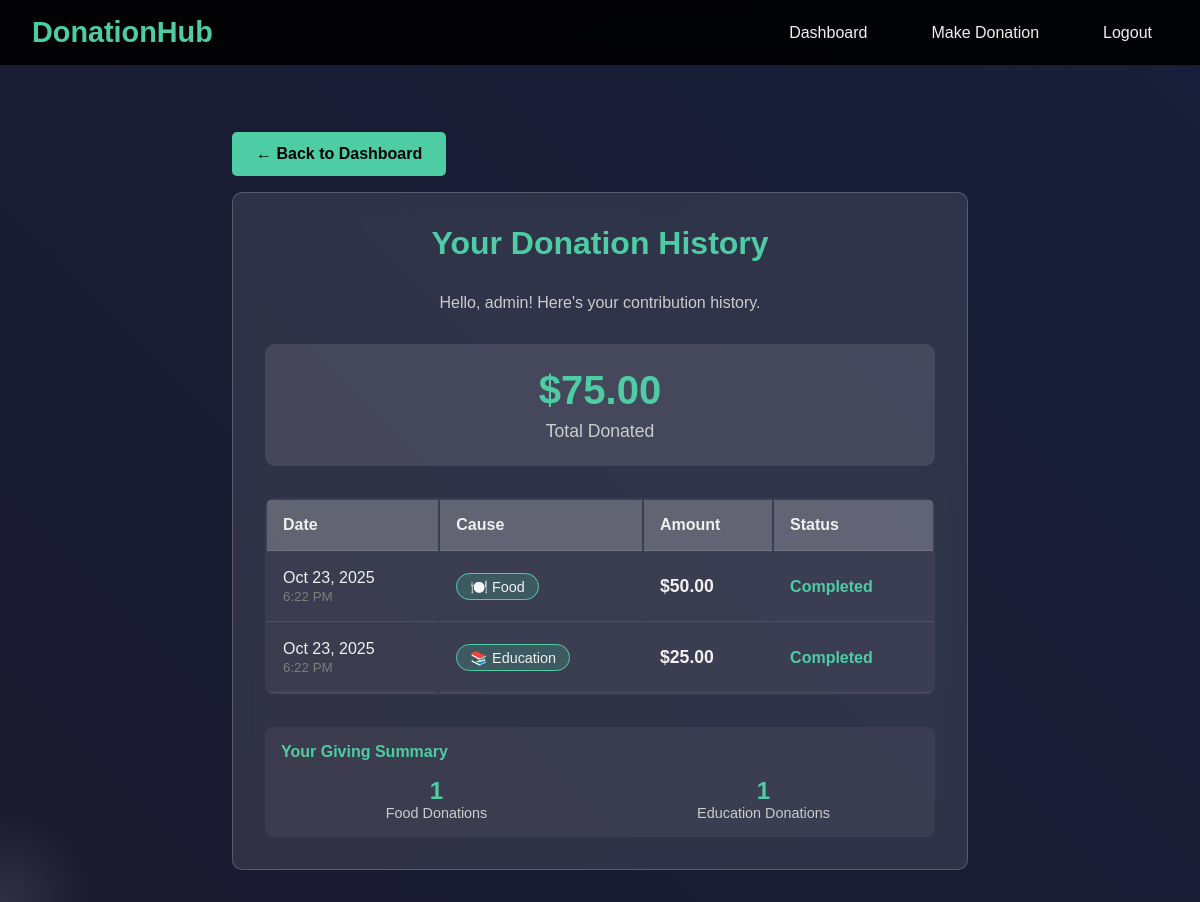
/donation_history.php (signed in), run on the app's committed database.
### tables this page shows
CREATE TABLE IF NOT EXISTS donations (
    id INT AUTO_INCREMENT PRIMARY KEY,
    user_id INT,
    amount DECIMAL(10,2) NOT NULL,
    cause VARCHAR(100) NOT NULL,
    donation_date TIMESTAMP DEFAULT CURRENT_TIMESTAMP,
    status ENUM('pending', 'completed', 'failed') DEFAULT 'completed',
    FOREIGN KEY (user_id) REFERENCES users(id)
);

### donation_history.php (the view, shortened to what this page needs)
<?php
$user_id = $_SESSION['user_id'];
$donations_sql = "SELECT * FROM donations WHERE user_id = '$user_id' ORDER BY donation_date DESC";
$donations_result = mysqli_query($conn, $donations_sql);
$total_sql = "SELECT SUM(amount) as total FROM donations WHERE user_id = '$user_id' AND status = 'completed'";
$total_result = mysqli_query($conn, $total_sql);
$total_data = mysqli_fetch_assoc($total_result);
$total_donated = $total_data['total'] ?? 0;
?>
<!DOCTYPE html>
<html lang="en">
<head>
    <link rel="stylesheet" href="style.css">
</head>
<body>
    <div class="animated-bg"></div>
    <nav class="navbar">
        <div class="nav-container">
            <div class="nav-logo">
                <h2>DonationHub</h2>
            </div>
            <ul class="nav-menu">
                <li class="nav-item"><a href="dashboard.php" class="nav-link">Dashboard</a></li>
                <li class="nav-item"><a href="donate.php" class="nav-link">Make Donation</a></li>
                <li class="nav-item"><a href="logout.php" class="nav-link">Logout</a></li>
            </ul>
        </div>
    </nav>
    <div class="history-container">
        <a href="dashboard.php" class="back-btn">← Back to Dashboard</a>
        <div class="history-card">
            <h1 style="text-align: center; margin-bottom: 2rem; color: #4ecca3;">Your Donation History</h1>
            <p style="text-align: center; margin-bottom: 2rem; color: #ccc;">Hello, <?php echo $_SESSION['user_name']; ?>! Here's your contribution history.</p>
            <div class="stats-card">
                <div class="total-amount">$<?php echo number_format($total_donated, 2); ?></div>
                <div class="total-label">Total Donated</div>
            </div>
            <?php if (mysqli_num_rows($donations_result) > 0): ?>
                <div class="donations-table">
                    <table style="width: 100%;">
                        <thead>
                            <tr>
                                <th>Date</th>
                                <th>Cause</th>
                                <th>Amount</th>
                                <th>Status</th>
                            </tr>
                        </thead>
                        <tbody>
                            <?php while($donation = mysqli_fetch_assoc($donations_result)): ?>
                                <tr>
                                    <td>
                                        <?php echo date('M j, Y', strtotime($donation['donation_date'])); ?><br>
                                        <small style="color: #7e7e7e;">
                                            <?php echo date('g:i A', strtotime($donation['donation_date'])); ?>
                                        </small>
                                    </td>
                                    <td>
                                        <span class="cause-badge">
                                            <?php
                                            $cause_icons = [
                                                'food' => '🍽️',
                                                'education' => '📚',
                                                'medical' => '🏥',
                                                'shelter' => '🏠'
                                            ];
                                            echo ($cause_icons[$donation['cause']] ?? '❤️') . ' ' . ucfirst($donation['cause']);
                                            ?>
                                        </span>
                                    </td>
                                    <td style="font-weight: bold; font-size: 1.1rem;">
                                        $<?php echo number_format($donation['amount'], 2); ?>
                                    </td>
                                    <td class="status-<?php echo $donation['status']; ?>">
                                        <?php echo ucfirst($donation['status']); ?>
                                    </td>
                                </tr>
                            <?php endwhile; ?>
                        </tbody>
                    </table>
                </div>
            <?php endif; ?>
            <?php if (mysqli_num_rows($donations_result) > 0): ?>
                <?php
                mysqli_data_seek($donations_result, 0);
                $cause_count = [];
                while($donation = mysqli_fetch_assoc($donations_result)) {
                    $cause = $donation['cause'];
                    if (!isset($cause_count[$cause])) {
                        $cause_count[$cause] = 0;
                    }
                    $cause_count[$cause]++;
                }
                ?>
                <div style="margin-top: 2rem; padding: 1rem; background: rgba(255,255,255,0.05); border-radius: 8px;">
                    <h4 style="margin-bottom: 1rem; color: #4ecca3;">Your Giving Summary</h4>
                    <div style="display: grid; grid-template-columns: repeat(auto-fit, minmax(150px, 1fr)); gap: 1rem;">
                        <?php foreach($cause_count as $cause => $count): ?>
                            <div style="text-align: center;">
                                <div style="font-size: 1.5rem; font-weight: bold; color: #4ecca3;"><?php echo $count; ?></div>
                                <div style="color: #ccc; font-size: 0.9rem;"><?php echo ucfirst($cause); ?> Donations</div>
                            </div>
                        <?php endforeach; ?>
                    </div>
                </div>
            <?php endif; ?>
        </div>
    </div>
</body>
</html>

### style.css (style rules this page uses)
* { margin: 0; padding: 0; box-sizing: border-box; }
body { font-family: 'Arial', sans-serif; overflow-x: hidden; color: #f0f0f0; background: #111; }
.animated-bg { position: fixed; top: 0; left: 0; width: 100%; height: 100%; background: linear-gradient(45deg, #0c0c0c, #1a1a2e, #16213e, #0f3460); background-size: 400% 400%; animation: gradientShift 15s ease infinite; z-index: -2; }
.navbar { position: fixed; top: 0; width: 100%; background: rgba(0, 0, 0, 0.9); backdrop-filter: blur(10px); padding: 1rem 0; z-index: 1000; border-bottom: 1px solid rgba(255, 255, 255, 0.1); }
.nav-container { max-width: 1200px; margin: 0 auto; display: flex; justify-content: space-between; align-items: center; padding: 0 2rem; }
.nav-logo h2 { color: #4ecca3; font-size: 1.8rem; }
.nav-menu { display: flex; list-style: none; gap: 2rem; }
.nav-link { color: #f0f0f0; text-decoration: none; transition: color 0.3s ease; padding: 0.5rem 1rem; border-radius: 5px; }

### donation_history.php (style rules this page uses)
.history-container { margin-top: 100px; padding: 2rem; max-width: 800px; margin-left: auto; margin-right: auto; }
.history-card { background: rgba(255, 255, 255, 0.1); padding: 2rem; border-radius: 10px; backdrop-filter: blur(10px); border: 1px solid rgba(255, 255, 255, 0.2); }
.stats-card { background: rgba(255, 255, 255, 0.1); padding: 1.5rem; border-radius: 10px; margin-bottom: 2rem; text-align: center; }
.total-amount { font-size: 2.5rem; font-weight: bold; color: #4ecca3; margin-bottom: 0.5rem; }
.total-label { color: #ccc; font-size: 1.1rem; }
.donations-table { width: 100%; background: rgba(255, 255, 255, 0.05); border-radius: 10px; overflow: hidden; margin-top: 1rem; }
.donations-table th, .donations-table td { padding: 1rem; text-align: left; border-bottom: 1px solid rgba(255, 255, 255, 0.1); }
.donations-table th { background: rgba(255, 255, 255, 0.2); font-weight: bold; }
.status-completed { color: #4ecca3; font-weight: bold; }
.back-btn { display: inline-block; padding: 0.8rem 1.5rem; background: #4ecca3; color: #000; text-decoration: none; border-radius: 5px; margin-bottom: 1rem; font-weight: bold; }
.cause-badge { padding: 0.3rem 0.8rem; background: rgba(78, 204, 163, 0.2); border-radius: 20px; font-size: 0.9rem; border: 1px solid #4ecca3; }

### data on the page
donations: donation_date "Oct 23, 2025", donation_date "6:22 PM", cause "🍽️", cause "Food", amount "50.00", status "Completed"
donations: donation_date "Oct 23, 2025", donation_date "6:22 PM", cause "📚", cause "Education", amount "25.00", status "Completed", count "1"

### other printed values
$_SESSION['user_name'] "admin"
$total_donated "75.00"
$count "1"
$cause "Food"
